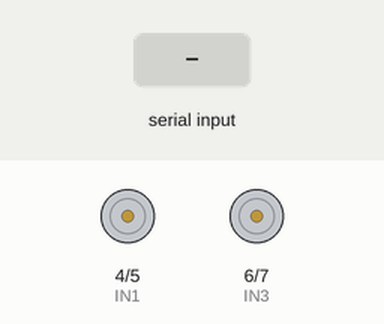
Simulated run of this sketch. Board: Arduino Uno, built with avr-gcc and run on an emulated ATmega328P. Parts: motor-driver pin pairs drawn as motors (green arrow = first pin HIGH = forward, orange = second pin HIGH = backward, longer = more drive). The inputs (shaded band) are chosen by the test bench.

Above: at 1.2 s.
1.3 s: "F" received over the second serial link
At 2.5 s:
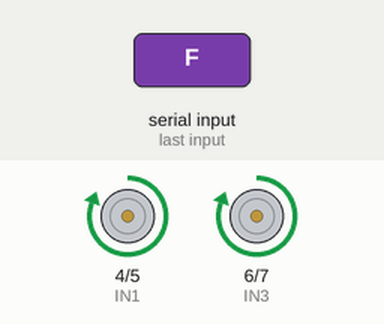
2.8 s: "B" received over the second serial link
At 3.8 s:
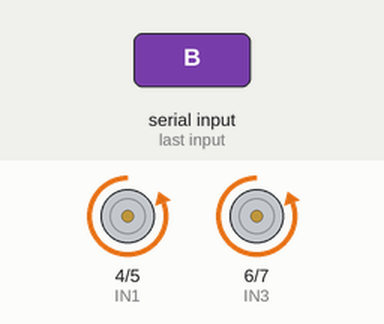
4.3 s: "L" received over the second serial link
At 4.9 s:
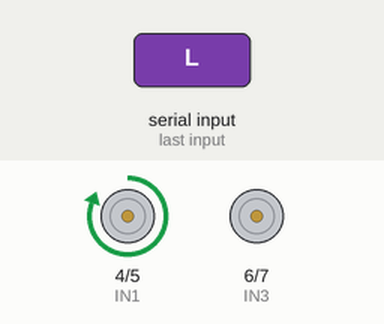
5.8 s: "R" received over the second serial link
At 6.1 s:
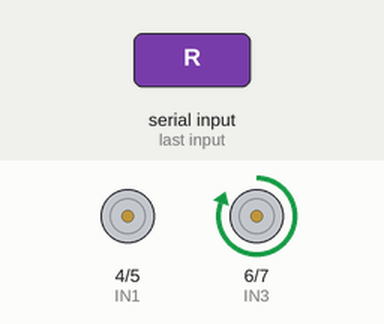
7.3 s: "S" received over the second serial link
At 8.4 s:
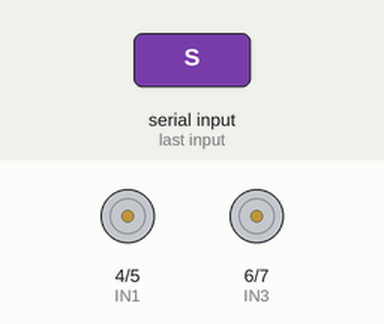
Timing chart, 0 to 9.8 s (numbered marks = the images above; inputs shaded):
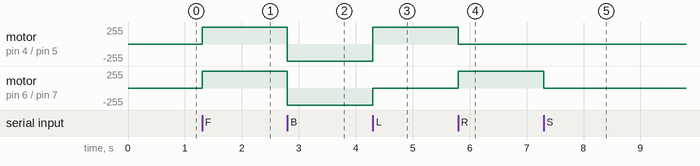

The sketch:

BT_RCcar_GURI.ino
```cpp
#include <SoftwareSerial.h>

int TX = 2;
int RX = 3;

int IN1 = 4;
int IN2 = 5;
int IN3 = 6;
int IN4 = 7;

void motor_control(int i1, int i2, int i3, int i4);
// ENA, IN1, IN2, ENB, IN3, IN4

SoftwareSerial BTSerial(TX, RX);
// Connect HC-06 TX, RX


void setup()
{

    BTSerial.begin(9600);
    // set the data rate for the BT port

    for (int i = 4; i <= 7; i++) {
        pinMode(i, OUTPUT);
    }
}


void loop()
{
    if (BTSerial.available()) {
        switch (BTSerial.read()){
            case 'F': //  Serial.println("Forward");
                        motor_control(1, 0, 1, 0);
                        break;
            case 'B': //  Serial.println("Backward");
                        motor_control(0, 1, 0, 1);
                        break;
            case 'L'://   Serial.println("Left");
                        motor_control(1, 0, 0, 0);
                        break;
            case 'R'://   Serial.println("Right");
                        motor_control(0, 0, 1, 0);
                        break;
            case 'S'://   Serial.println("Stop");
                        motor_control(0, 0, 0, 0);
                        break;
            default: //   Serial.println("Unknown");
                        break;
        }
    }
}

void motor_control(int i1, int i2, int i3, int i4)
{
    digitalWrite(IN1, i1);
    digitalWrite(IN2, i2);
    digitalWrite(IN3, i3);
    digitalWrite(IN4, i4);
}
```

Measured:
- after the input at 1.3 s, motor on pin 4 (IN1) / pin 5 (IN2), motor on pin 6 (IN3) / pin 7 (IN4): stopped → forward 255/255 at once
- after the input at 2.8 s, motor on pin 4 (IN1) / pin 5 (IN2), motor on pin 6 (IN3) / pin 7 (IN4): forward 255/255 → backward 255/255 at once
- after the input at 4.3 s, motor on pin 4 (IN1) / pin 5 (IN2): backward 255/255 → forward 255/255 at once; motor on pin 6 (IN3) / pin 7 (IN4): backward 255/255 → stopped at once
- after the input at 5.8 s, motor on pin 4 (IN1) / pin 5 (IN2): forward 255/255 → stopped at once; motor on pin 6 (IN3) / pin 7 (IN4): stopped → forward 255/255 at once
- after the input at 7.3 s, motor on pin 6 (IN3) / pin 7 (IN4): forward 255/255 → stopped at once
